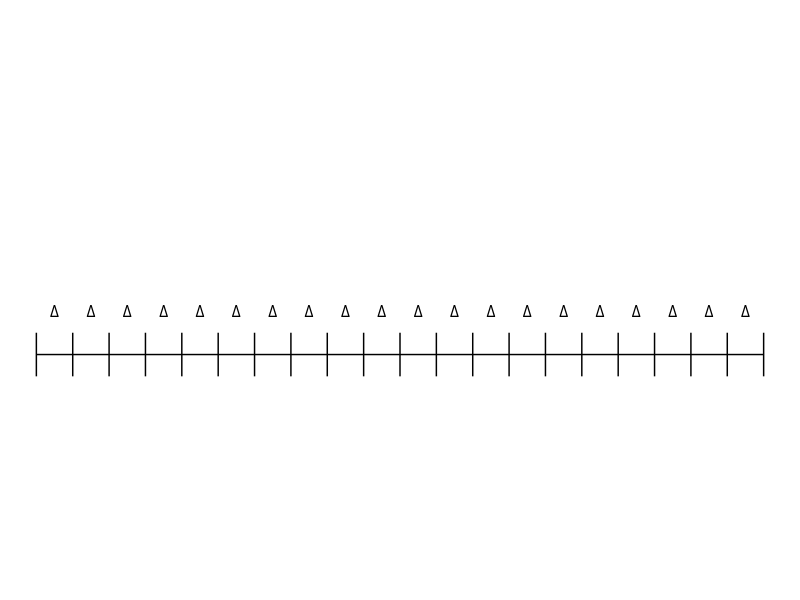

Write R code to recreate this figure.
## ---- chunk 1
library(ggplot2)
library(gganimate)
## ---- chunk 2
the_template_GG <- ggplot(data= NULL,aes(x = seq(0,10), y = 0))+
  geom_line()+
  geom_segment(aes(x = seq(0,10,0.5), 
                   xend = seq(0,10,0.5),
                   y = - 0.01, yend = 0.01 )) + 
  ylim(-0.1,0.15) + 
  annotate("text", x = seq(0.25,9.75,0.5), 
           y = 0.01 + 0.01, 
           label =   expression(Delta))+
  theme_void(); 
the_template_GG
## ---- chunk 3
test_1 <- cbind.data.frame(time= seq(1,20),
                           coin = sample(c("H","T"),20, 
                                         replace = TRUE, 
                                         prob =c (0.5,0.5)),
                            x = seq(0.25,9.75,0.5),
                            y = 0)
## ---- chunk 4
 ggplot(data= NULL,aes(x = seq(0,10), y = 0))+
  geom_line()+
  geom_segment(aes(x = seq(0,10,0.5), 
                   xend = seq(0,10,0.5),
                   y = - 0.01, yend = 0.01 )) + 
  ylim(-0.1,0.15)+ theme_void()+
  geom_point(data = test_1, aes(x=x, y= y, color = coin), size = 4)+

  scale_color_manual(values = c("H" = "red", "T" = 'grey' ))+
  transition_states(time)


## ---- chunk 5
table(test_1$coin)
